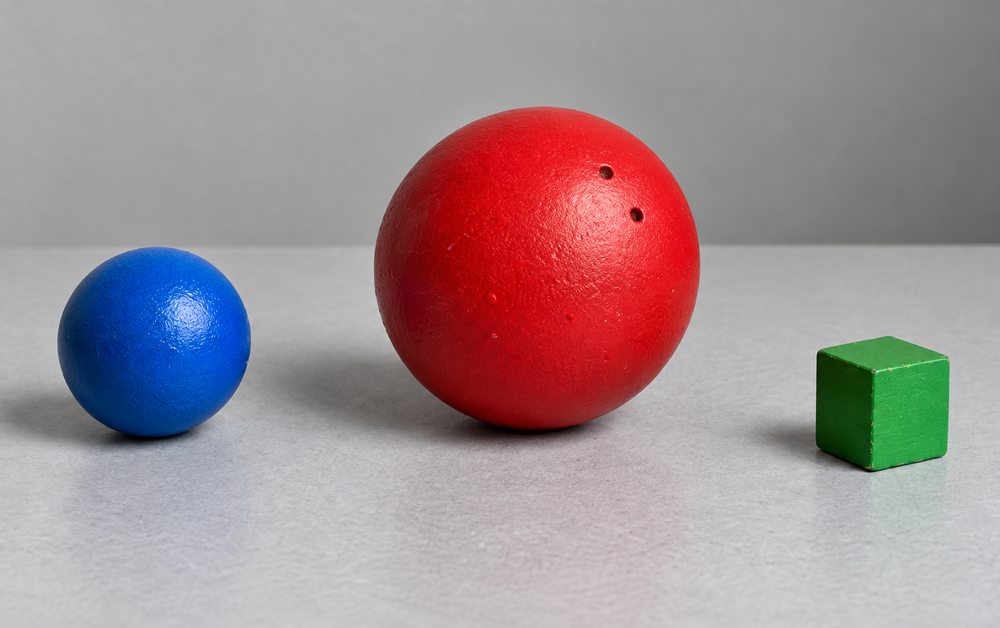
//> input picture Day1/task2/images/sample.png, 1000 x 628 px, shrunk from 1582 x 994 before the run
$ ./main   (built with g++ and OpenCV 4)
//> lines starting //> are read from the running program, lines starting //| are printed output that depends on the picture; after the words box and inside, x2 and y2 are one past the last pixel; in counts of white or black regions, pixels touching at a corner belong together
#include <opencv2/opencv.hpp>
#include <iostream>
#include <vector>

int main()
{
    cv::Mat image = cv::imread("images/sample.png");
//> image is the input picture: 628 rows x 1000 cols, CV_8UC3; mean B, G, R 147.6, 143.9, 160.6

    if (image.empty()) {
        std::cout << "Image load failed" << std::endl;
        return 1;
    }

    cv::Mat hsv;
    cv::cvtColor(image, hsv, cv::COLOR_BGR2HSV);
//> hsv: 628 rows x 1000 cols, CV_8UC3; mean H, S, V 87.8, 48, 170.4

    cv::Mat red1, red2, red;
    cv::Mat blue, green;

    // Red
    cv::inRange(hsv, cv::Scalar(0, 80, 50),
                cv::Scalar(10, 255, 255), red1);
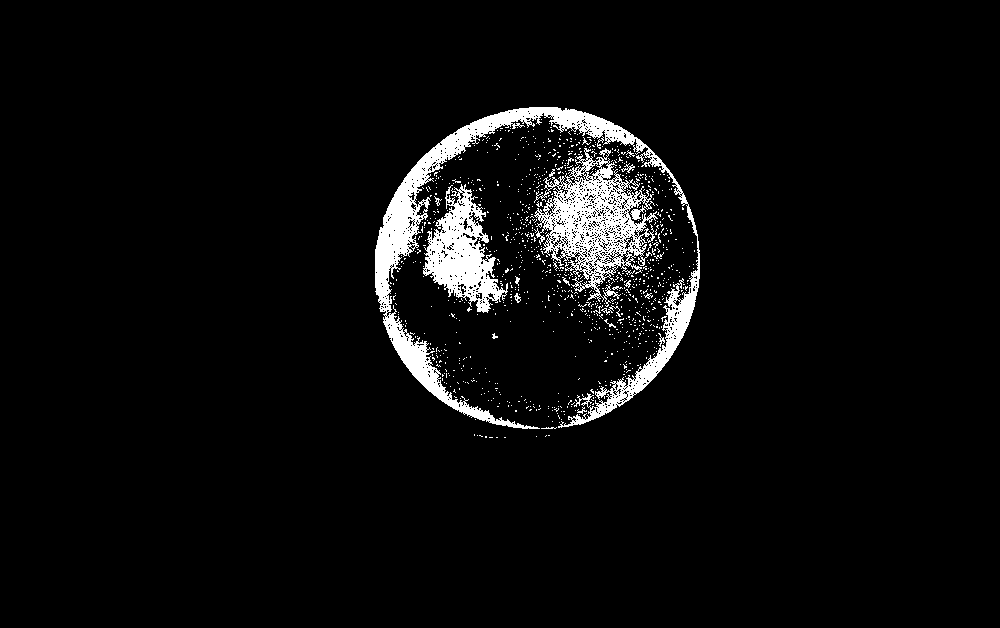
//> red1: 628 rows x 1000 cols, CV_8UC1; 4.6% white; 978 white regions (956 under 20 px), largest, box (x1, y1, x2, y2) and area: (375, 107, 700, 429) 13653, (534, 148, 658, 307) 7755, (423, 184, 508, 313) 4926

    cv::inRange(hsv, cv::Scalar(170, 80, 50),
                cv::Scalar(179, 255, 255), red2);
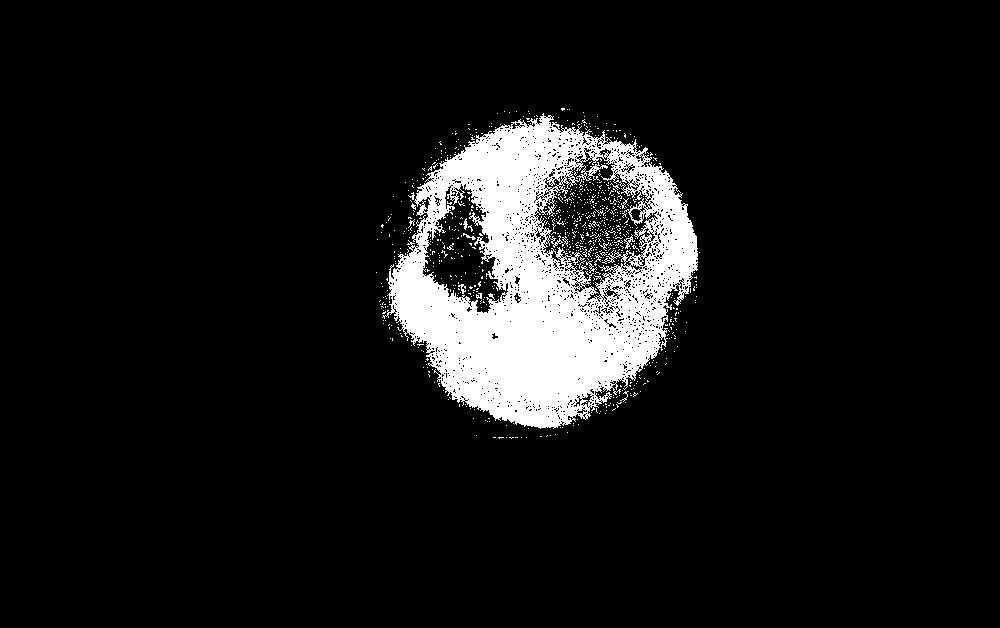
//> red2: 628 rows x 1000 cols, CV_8UC1; 8.5% white; 815 white regions (799 under 20 px), largest, box (x1, y1, x2, y2) and area: (382, 113, 698, 429) 51130, (624, 234, 635, 249) 52, (586, 260, 597, 273) 38

    cv::bitwise_or(red1, red2, red);
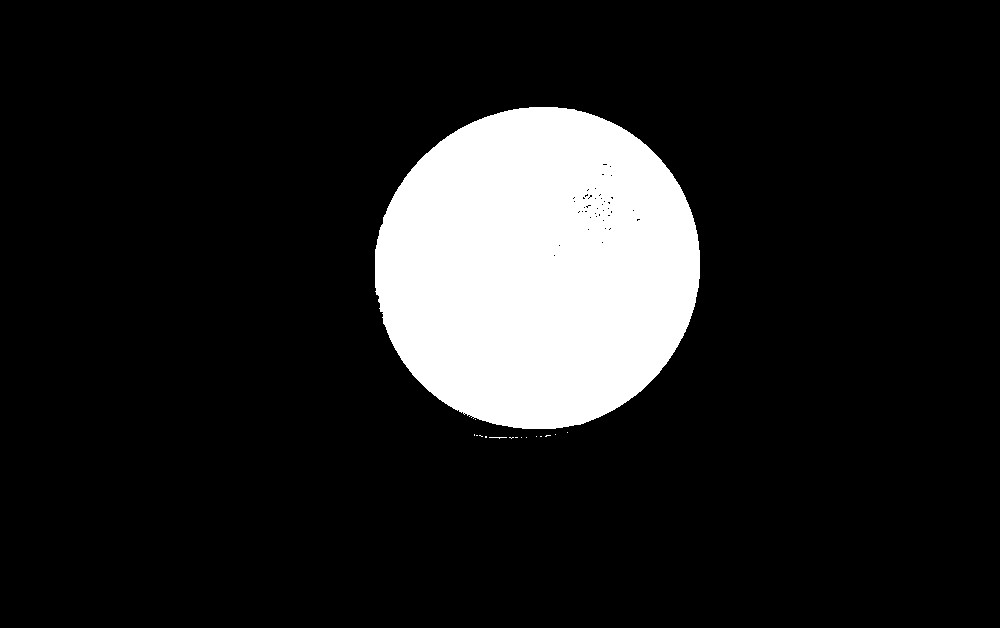
//> red: 628 rows x 1000 cols, CV_8UC1; 13.1% white; 16 white regions (15 under 20 px), largest, box (x1, y1, x2, y2) and area: (375, 107, 700, 429) 82430

    // Blue
    cv::inRange(hsv, cv::Scalar(90, 70, 40),
                cv::Scalar(135, 255, 255), blue);
//> blue: 628 rows x 1000 cols, CV_8UC1; 4.6% white; 5 white regions (4 under 20 px), largest, box (x1, y1, x2, y2) and area: (58, 247, 251, 442) 28740

    // Green
    cv::inRange(hsv, cv::Scalar(35, 60, 30),
                cv::Scalar(90, 255, 255), green);
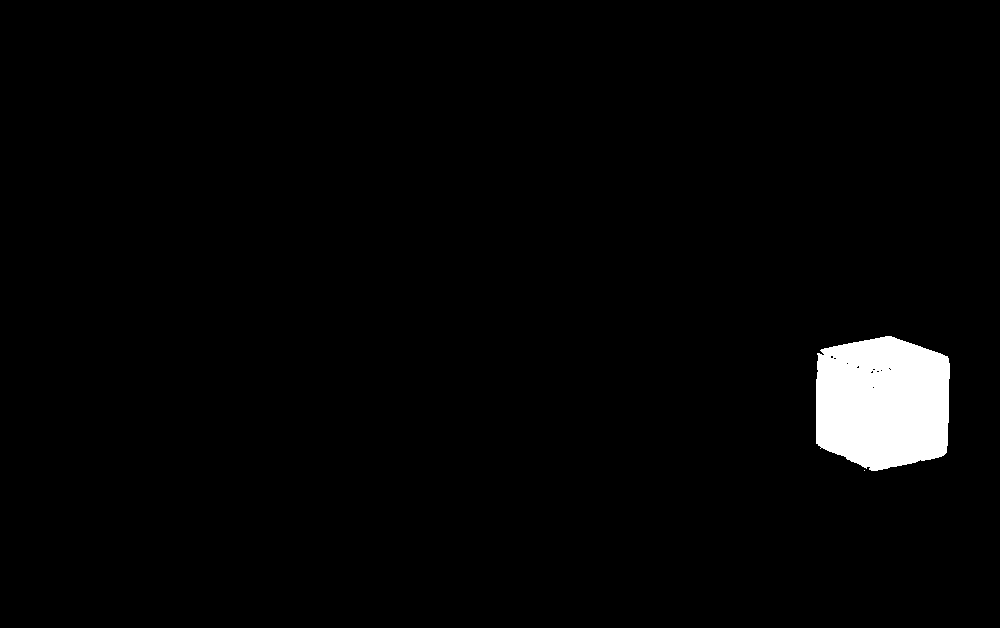
//> green: 628 rows x 1000 cols, CV_8UC1; 2.5% white; 2 white regions (1 under 20 px), largest, box (x1, y1, x2, y2) and area: (816, 336, 950, 471) 15429

    cv::Mat kernel =
        cv::getStructuringElement(cv::MORPH_ELLIPSE, cv::Size(5, 5));

    cv::morphologyEx(red, red, cv::MORPH_OPEN, kernel);
//> red: 628 rows x 1000 cols, CV_8UC1; 13.1% white; 1 white region, box (x1, y1, x2, y2) and area: (375, 107, 700, 429) 82400
    cv::morphologyEx(red, red, cv::MORPH_CLOSE, kernel);
//> red: 628 rows x 1000 cols, CV_8UC1; 13.1% white; 1 white region, box (x1, y1, x2, y2) and area: (375, 107, 700, 429) 82497

    cv::morphologyEx(blue, blue, cv::MORPH_OPEN, kernel);
//> blue: 628 rows x 1000 cols, CV_8UC1; 4.6% white; 1 white region, box (x1, y1, x2, y2) and area: (58, 247, 251, 437) 28675
    cv::morphologyEx(blue, blue, cv::MORPH_CLOSE, kernel);
//> blue: 628 rows x 1000 cols, CV_8UC1; 4.6% white; 1 white region, box (x1, y1, x2, y2) and area: (58, 247, 251, 437) 28741

    cv::morphologyEx(green, green, cv::MORPH_OPEN, kernel);
//> green: 628 rows x 1000 cols, CV_8UC1; 2.5% white; 1 white region, box (x1, y1, x2, y2) and area: (816, 336, 950, 471) 15404
    cv::morphologyEx(green, green, cv::MORPH_CLOSE, kernel);
//> green: 628 rows x 1000 cols, CV_8UC1; 2.5% white; 1 white region

    std::vector<std::vector<cv::Point>> red_contours;
    std::vector<std::vector<cv::Point>> blue_contours;
    std::vector<std::vector<cv::Point>> green_contours;

    cv::findContours(red, red_contours,
                     cv::RETR_EXTERNAL, cv::CHAIN_APPROX_SIMPLE);
//> red_contours = 1 contour; box (x1, y1, x2, y2) and area: (375, 107, 700, 429) 82038

    cv::findContours(blue, blue_contours,
                     cv::RETR_EXTERNAL, cv::CHAIN_APPROX_SIMPLE);
//> blue_contours = 1 contour; box (x1, y1, x2, y2) and area: (58, 247, 251, 437) 28470

    cv::findContours(green, green_contours,
                     cv::RETR_EXTERNAL, cv::CHAIN_APPROX_SIMPLE);
//> green_contours = 1 contour; box (x1, y1, x2, y2) and area: (816, 336, 950, 471) 15214

    for (const auto &contour : red_contours) {
        cv::Rect box = cv::boundingRect(contour);
        cv::rectangle(image, box, cv::Scalar(0, 0, 255), 2);
    }
//> this loop made 1 pass
//> box on pass 1: Rect(375, 107, 325, 322)
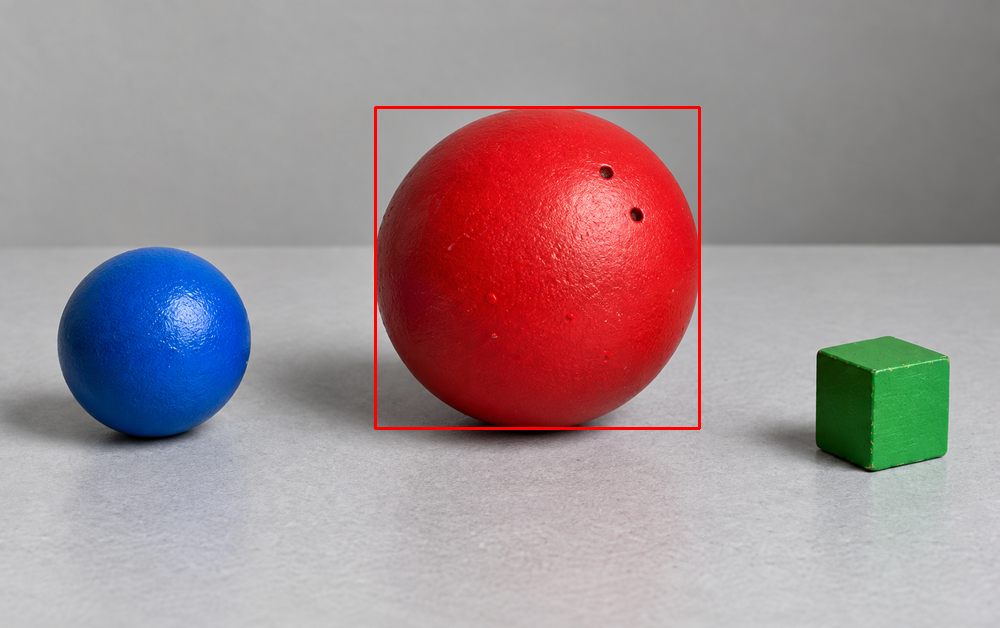
//> image: 628 rows x 1000 cols, CV_8UC3; 0.62% of pixels changed, all inside (x1, y1, x2, y2) = (374, 106, 701, 430)

    for (const auto &contour : blue_contours) {
        cv::Rect box = cv::boundingRect(contour);
        cv::rectangle(image, box, cv::Scalar(255, 0, 0), 2);
    }
//> this loop made 1 pass
//> box on pass 1: Rect(58, 247, 193, 190)
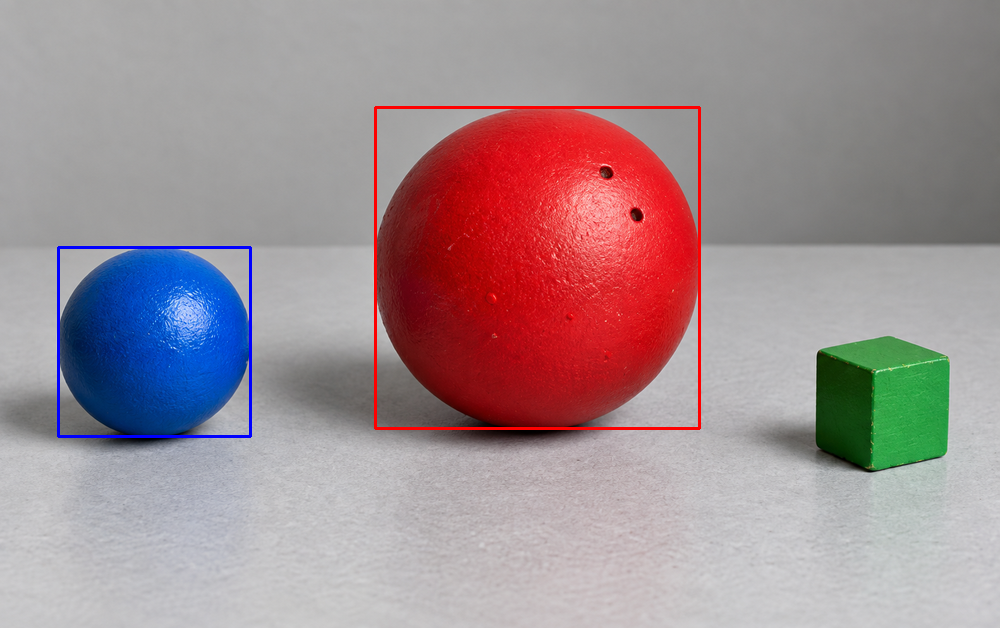
//> image: 628 rows x 1000 cols, CV_8UC3; 0.36% of pixels changed, all inside (x1, y1, x2, y2) = (57, 246, 252, 438)

    for (const auto &contour : green_contours) {
        cv::Rect box = cv::boundingRect(contour);
        cv::rectangle(image, box, cv::Scalar(0, 255, 0), 2);
    }
//> this loop made 1 pass
//> box on pass 1: Rect(816, 336, 134, 135)
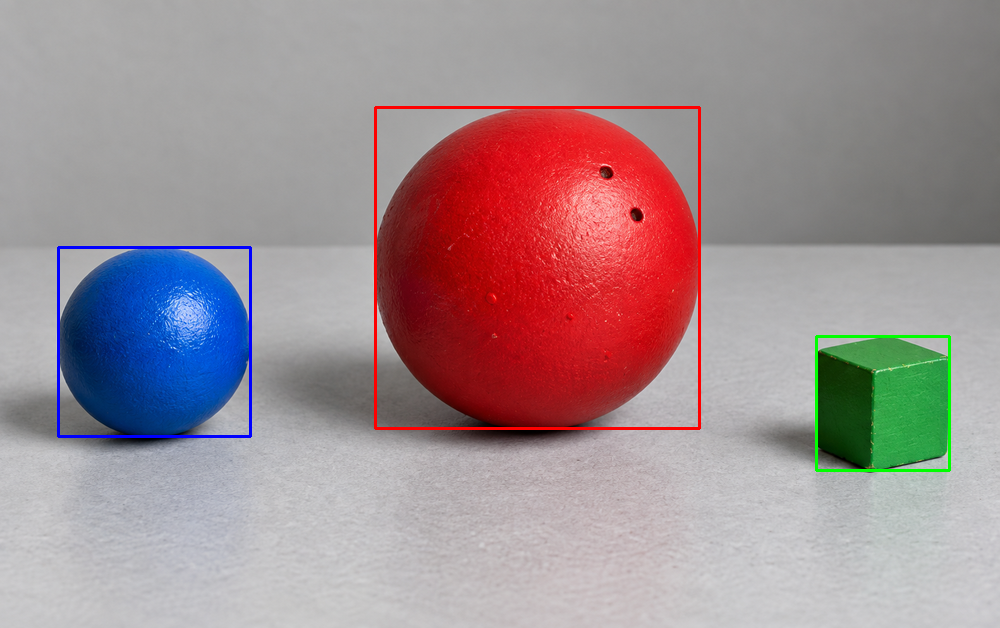
//> image: 628 rows x 1000 cols, CV_8UC3; 0.25% of pixels changed, all inside (x1, y1, x2, y2) = (815, 335, 951, 472)

    cv::imshow("Result", image);
    cv::imwrite("result.png", image);

    while (true) {
        int key = cv::waitKey(1);
//> the Esc key is pressed

        if (key == 27) {
            break;
        }
    }

    cv::destroyAllWindows();

    return 0;
}
